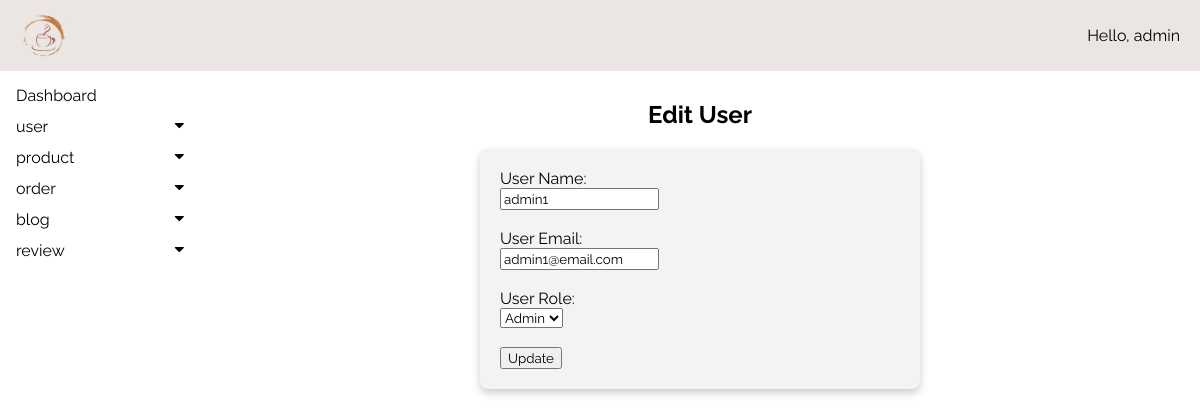
The page /admin/modules/users/editUser.php?id=1 on the database its author committed.
### tables this page shows
CREATE TABLE `user` (
  `userID` int(11) NOT NULL,
  `userName` varchar(100) NOT NULL,
  `userPwd` varchar(255) NOT NULL,
  `userEmail` varchar(100) NOT NULL,
  `regDate` date NOT NULL DEFAULT current_timestamp(),
  `userRoles` int(2) NOT NULL DEFAULT 2 COMMENT '1 - System Admin, 2 - Normal User'
);

### admin/modules/users/editUser.php (the view, shortened to what this page needs)
<?php
include("../../config/config.php");
if (isset($_GET['id'])) {
    $userID = intval($_GET['id']);
    $sql_user = "SELECT userID, userName, userEmail, userRoles FROM user WHERE userID = ?";
    $stmt = mysqli_prepare($conn, $sql_user);
    mysqli_stmt_bind_param($stmt, "i", $userID);
    mysqli_stmt_execute($stmt);
    $result = mysqli_stmt_get_result($stmt);
    if ($row = mysqli_fetch_assoc($result)) {
        $userName = $row['userName'];
        $userEmail = $row['userEmail'];
        $userRoles = $row['userRoles'];
    } else {
        echo "<p>User not found!</p>";
        exit;
    }
} else {
    echo "<p>No user ID provided.</p>";
    exit;
}
?>
<!DOCTYPE html>
<html lang="en">
<head>
    <link rel="stylesheet" href="https://cdnjs.cloudflare.com/ajax/libs/font-awesome/4.7.0/css/font-awesome.min.css">
    <link rel="stylesheet" type="text/css" href="<?php echo ADMIN_BASE_URL; ?>/css/admin.css">
</head>
<body>
    <div class="topNav">
        <div class="logo-container">
            <a href="http://localhost/ppms/admin/"><img src="http://localhost/ppms/img/icon.png" alt="logo"
                    class="logo"></a>
        </div>
        <div>
            <p>Hello, admin</p>
        </div>
    </div>
    <?php include("../../includes/sideNav.php"); ?>
    <div class="main">
        <h2 style="text-align: center;">Edit User</h2>
        <div class="rowform">
            <form action="" method="POST">
                <label for="userName">User Name:</label><br>
                <input type="text" id="userName" name="userName" value="<?php echo htmlspecialchars($userName); ?>"
                    required><br><br>
                <label for="userEmail">User Email:</label><br>
                <input type="email" id="userEmail" name="userEmail" value="<?php echo htmlspecialchars($userEmail); ?>"
                    required><br><br>
                <label for="userRoles">User Role:</label><br>
                <select name="userRoles" id="userRoles" required>
                    <option value="1" <?php if ($userRoles == 1) echo 'selected'; ?>>Admin</option>
                </select><br><br>
                <button type="submit">Update</button>
            </form>
        </div>
    </div>
</body>
</html>

### admin/css/admin.css (style rules this page uses)
body { font-family: "Raleway", sans-serif; margin: 0; padding: 0; background-color: white; }
.topNav { display: flex; justify-content: space-between; align-items: center; background-color:#ebe6e4; color: black; padding: 10px 20px; position: fixed; top: 0; left: 0; width: 100%; z-index: 2; box-sizing: border-box; }
.topNav img { height: 50px; }
.topNav a { color: black; text-decoration: none; font-size: 16px; display: flex; align-items: center; }
.main { margin-top: 70px; margin-left: 200px; padding: 10px 10px; }
input, textarea, select, select option, button { font-family: "Raleway", sans-serif; }
.rowform { max-width: 400px; padding: 20px; background-color: #f3f3f3; border-radius: 8px; box-shadow: 0 4px 8px rgba(0, 0, 0, 0.2); margin: auto; }

### rows shown on the page
user: userName "admin1", userEmail "admin1@email.com", userRoles "Admin"
